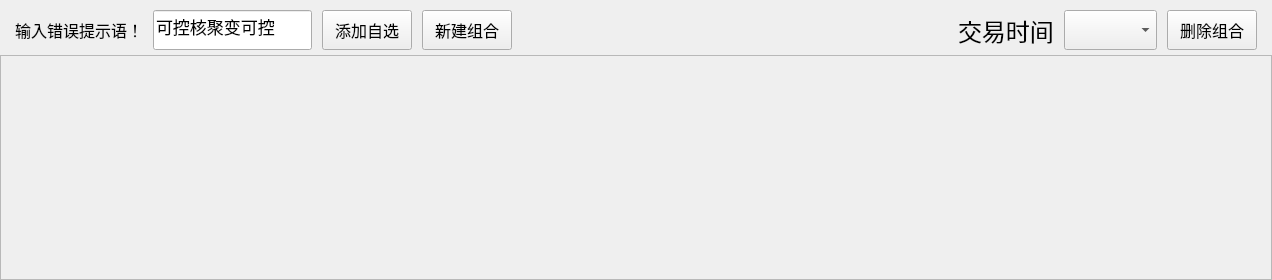
<?xml version="1.0" encoding="UTF-8"?>
<ui version="4.0">
 <class>HomePage</class>
 <widget class="QWidget" name="HomePage">
  <property name="geometry">
   <rect>
    <x>0</x>
    <y>0</y>
    <width>1272</width>
    <height>280</height>
   </rect>
  </property>
  <property name="sizePolicy">
   <sizepolicy hsizetype="Fixed" vsizetype="Preferred">
    <horstretch>0</horstretch>
    <verstretch>0</verstretch>
   </sizepolicy>
  </property>
  <property name="minimumSize">
   <size>
    <width>1272</width>
    <height>0</height>
   </size>
  </property>
  <property name="windowTitle">
   <string>Form</string>
  </property>
  <layout class="QVBoxLayout" name="verticalLayout">
   <property name="spacing">
    <number>5</number>
   </property>
   <property name="leftMargin">
    <number>0</number>
   </property>
   <property name="topMargin">
    <number>5</number>
   </property>
   <property name="rightMargin">
    <number>0</number>
   </property>
   <property name="bottomMargin">
    <number>0</number>
   </property>
   <item>
    <widget class="QWidget" name="widget_3" native="true">
     <property name="sizePolicy">
      <sizepolicy hsizetype="Preferred" vsizetype="Fixed">
       <horstretch>0</horstretch>
       <verstretch>0</verstretch>
      </sizepolicy>
     </property>
     <property name="minimumSize">
      <size>
       <width>1272</width>
       <height>0</height>
      </size>
     </property>
     <property name="maximumSize">
      <size>
       <width>16777215</width>
       <height>50</height>
      </size>
     </property>
     <layout class="QHBoxLayout" name="horizontalLayout_3">
      <property name="spacing">
       <number>10</number>
      </property>
      <property name="leftMargin">
       <number>15</number>
      </property>
      <property name="topMargin">
       <number>5</number>
      </property>
      <property name="rightMargin">
       <number>15</number>
      </property>
      <property name="bottomMargin">
       <number>0</number>
      </property>
      <item>
       <widget class="QWidget" name="newStockWidget" native="true">
        <property name="sizePolicy">
         <sizepolicy hsizetype="Maximum" vsizetype="Preferred">
          <horstretch>0</horstretch>
          <verstretch>0</verstretch>
         </sizepolicy>
        </property>
        <property name="maximumSize">
         <size>
          <width>16777215</width>
          <height>16777215</height>
         </size>
        </property>
        <layout class="QHBoxLayout" name="horizontalLayout">
         <property name="spacing">
          <number>10</number>
         </property>
         <property name="leftMargin">
          <number>0</number>
         </property>
         <property name="topMargin">
          <number>0</number>
         </property>
         <property name="rightMargin">
          <number>0</number>
         </property>
         <property name="bottomMargin">
          <number>0</number>
         </property>
         <item>
          <widget class="QLabel" name="inputErrHintLabel">
           <property name="font">
            <font>
             <pointsize>12</pointsize>
            </font>
           </property>
           <property name="text">
            <string>输入错误提示语！</string>
           </property>
          </widget>
         </item>
         <item>
          <widget class="QLineEdit" name="inputLineEdit">
           <property name="minimumSize">
            <size>
             <width>0</width>
             <height>40</height>
            </size>
           </property>
           <property name="maximumSize">
            <size>
             <width>180</width>
             <height>16777215</height>
            </size>
           </property>
           <property name="font">
            <font>
             <pointsize>13</pointsize>
            </font>
           </property>
           <property name="text">
            <string>可控核聚变可控</string>
           </property>
           <property name="alignment">
            <set>Qt::AlignLeading|Qt::AlignLeft|Qt::AlignVCenter</set>
           </property>
          </widget>
         </item>
         <item>
          <widget class="QPushButton" name="addNewStockBtn">
           <property name="sizePolicy">
            <sizepolicy hsizetype="Preferred" vsizetype="Fixed">
             <horstretch>0</horstretch>
             <verstretch>0</verstretch>
            </sizepolicy>
           </property>
           <property name="minimumSize">
            <size>
             <width>90</width>
             <height>40</height>
            </size>
           </property>
           <property name="maximumSize">
            <size>
             <width>90</width>
             <height>16777215</height>
            </size>
           </property>
           <property name="font">
            <font>
             <pointsize>12</pointsize>
            </font>
           </property>
           <property name="text">
            <string>添加自选</string>
           </property>
          </widget>
         </item>
         <item>
          <widget class="QPushButton" name="addNewPortfolioBtn">
           <property name="sizePolicy">
            <sizepolicy hsizetype="Preferred" vsizetype="Fixed">
             <horstretch>0</horstretch>
             <verstretch>0</verstretch>
            </sizepolicy>
           </property>
           <property name="minimumSize">
            <size>
             <width>90</width>
             <height>40</height>
            </size>
           </property>
           <property name="maximumSize">
            <size>
             <width>90</width>
             <height>16777215</height>
            </size>
           </property>
           <property name="font">
            <font>
             <pointsize>12</pointsize>
            </font>
           </property>
           <property name="text">
            <string>新建组合</string>
           </property>
          </widget>
         </item>
        </layout>
       </widget>
      </item>
      <item>
       <spacer name="horizontalSpacer">
        <property name="orientation">
         <enum>Qt::Horizontal</enum>
        </property>
        <property name="sizeHint" stdset="0">
         <size>
          <width>40</width>
          <height>20</height>
         </size>
        </property>
       </spacer>
      </item>
      <item>
       <widget class="QLabel" name="titleLabel">
        <property name="font">
         <font>
          <pointsize>18</pointsize>
         </font>
        </property>
        <property name="text">
         <string>交易时间</string>
        </property>
       </widget>
      </item>
      <item>
       <widget class="QWidget" name="widget_2" native="true">
        <property name="sizePolicy">
         <sizepolicy hsizetype="Maximum" vsizetype="Preferred">
          <horstretch>0</horstretch>
          <verstretch>0</verstretch>
         </sizepolicy>
        </property>
        <layout class="QHBoxLayout" name="horizontalLayout_2">
         <property name="spacing">
          <number>10</number>
         </property>
         <property name="leftMargin">
          <number>0</number>
         </property>
         <property name="topMargin">
          <number>0</number>
         </property>
         <property name="rightMargin">
          <number>0</number>
         </property>
         <property name="bottomMargin">
          <number>0</number>
         </property>
         <item>
          <widget class="QComboBox" name="portfolioComboBox">
           <property name="sizePolicy">
            <sizepolicy hsizetype="Preferred" vsizetype="Fixed">
             <horstretch>0</horstretch>
             <verstretch>0</verstretch>
            </sizepolicy>
           </property>
           <property name="minimumSize">
            <size>
             <width>0</width>
             <height>40</height>
            </size>
           </property>
           <property name="maximumSize">
            <size>
             <width>180</width>
             <height>16777215</height>
            </size>
           </property>
           <property name="font">
            <font>
             <pointsize>13</pointsize>
            </font>
           </property>
          </widget>
         </item>
         <item>
          <widget class="QPushButton" name="delPortfolioBtn">
           <property name="sizePolicy">
            <sizepolicy hsizetype="Preferred" vsizetype="Fixed">
             <horstretch>0</horstretch>
             <verstretch>0</verstretch>
            </sizepolicy>
           </property>
           <property name="minimumSize">
            <size>
             <width>90</width>
             <height>40</height>
            </size>
           </property>
           <property name="font">
            <font>
             <pointsize>12</pointsize>
            </font>
           </property>
           <property name="text">
            <string>删除组合</string>
           </property>
          </widget>
         </item>
        </layout>
       </widget>
      </item>
     </layout>
    </widget>
   </item>
   <item>
    <widget class="QScrollArea" name="scrollArea">
     <property name="widgetResizable">
      <bool>true</bool>
     </property>
     <widget class="QWidget" name="scrollAreaWidgetContents">
      <property name="geometry">
       <rect>
        <x>0</x>
        <y>0</y>
        <width>1270</width>
        <height>223</height>
       </rect>
      </property>
     </widget>
    </widget>
   </item>
  </layout>
 </widget>
 <resources/>
 <connections/>
</ui>
